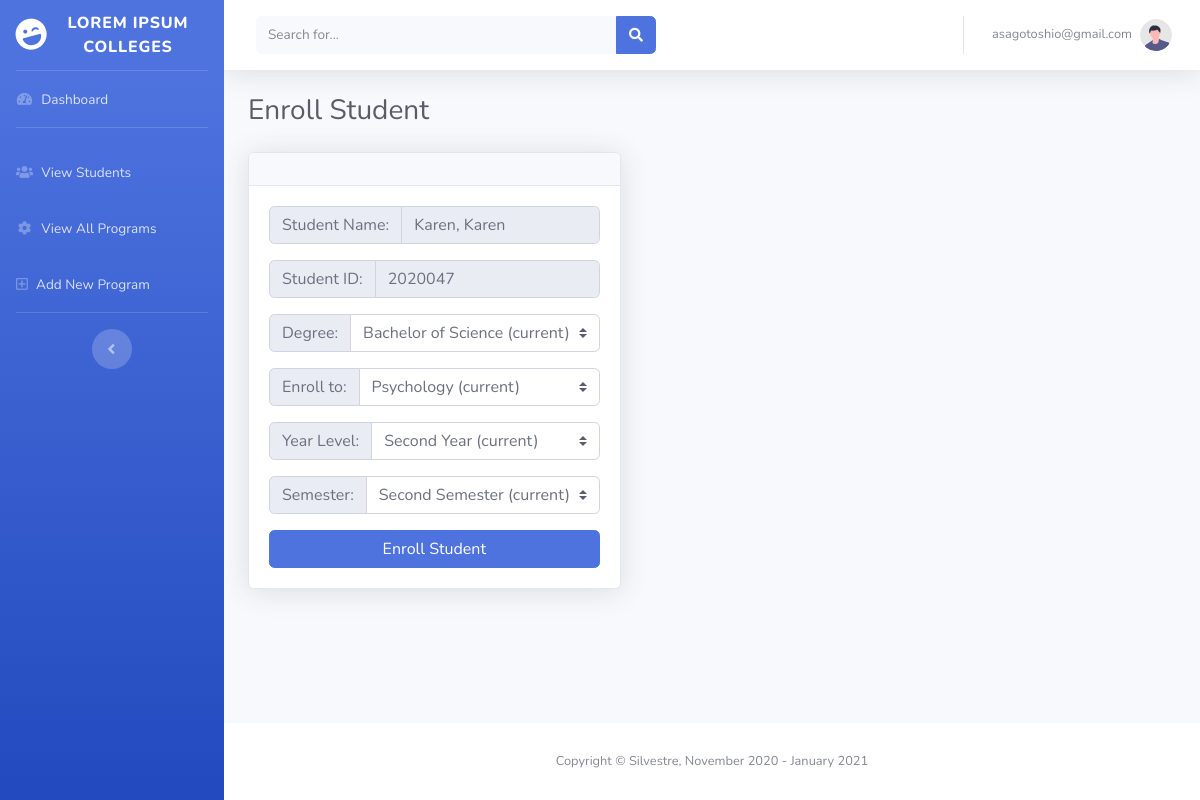
The app's page /admin/enroll.php?studentnumber=2020047 (signed in) with its own data.
### tables this page shows
CREATE TABLE `users` (
  `id` int(11) NOT NULL,
  `firstname` varchar(30) NOT NULL,
  `lastname` varchar(20) NOT NULL,
  `email_address` varchar(40) NOT NULL,
  `password` varchar(256) NOT NULL,
  `phonenumber` int(11) NOT NULL,
  `gender` varchar(20) NOT NULL,
  `birthday` varchar(20) NOT NULL,
  `address` varchar(70) NOT NULL,
  `degree` varchar(200) NOT NULL,
  `program` varchar(100) NOT NULL,
  `yearlevel` varchar(100) NOT NULL,
  `semester` varchar(100) NOT NULL
);

### admin/enroll.php (the view, shortened to what this page needs)
<!DOCTYPE html>
<html lang="en">
<?php
    include("connection.php");
?>
<head>
    <link href="vendor/fontawesome-free/css/all.min.css" rel="stylesheet" type="text/css">
    <link href="css/sb-admin-2.min.css" rel="stylesheet">
</head>
<body id="page-top">
    <div id="wrapper">
        <ul class="navbar-nav bg-gradient-primary sidebar sidebar-dark accordion" id="accordionSidebar">
            <a class="sidebar-brand d-flex align-items-center justify-content-center" href="index.php">
                <div class="sidebar-brand-icon rotate-n-15">
                    <i class="fas fa-laugh-wink"></i>
                </div>
                <div class="sidebar-brand-text mx-3">Lorem Ipsum Colleges</div>
            </a>
            <hr class="sidebar-divider my-0">
            <li class="nav-item">
                <a class="nav-link" href="index.php">
                    <i class="fas fa-fw fa-tachometer-alt"></i>
                    <span>Dashboard</span></a>
            </li>
            <hr class="sidebar-divider">
            <li class="nav-item">
                <a class="nav-link collapsed" href="viewstudents.php" aria-expanded="true" aria-controls="collapseTwo">
                    <i class="fas fa-fw fa-users"></i>
                    <span>View Students</span>
                </a>
                <a class="nav-link collapsed" href="viewprograms.php" aria-expanded="true" aria-controls="collapseTwo">
                    <i class="fas fa-fw fa-cog"></i>
                    <span>View All Programs</span>
                </a>
                <a class="nav-link collapsed" href="addprogram.php" aria-expanded="true" aria-controls="collapseTwo">
                    <i class="far fa-plus-square"></i>
                    <span>Add New Program</span>
                </a>
            </li>
            <hr class="sidebar-divider d-none d-md-block">
            <div class="text-center d-none d-md-inline">
                <button class="rounded-circle border-0" id="sidebarToggle"></button>
            </div>
        </ul>
        <div id="content-wrapper" class="d-flex flex-column">
            <div id="content">
                <nav class="navbar navbar-expand navbar-light bg-white topbar mb-4 static-top shadow">
                    <form
                        class="d-none d-sm-inline-block form-inline mr-auto ml-md-3 my-2 my-md-0 mw-100 navbar-search">
                        <div class="input-group">
                            <input type="text" class="form-control bg-light border-0 small" placeholder="Search for..."
                                aria-label="Search" aria-describedby="basic-addon2">
                            <div class="input-group-append">
                                <button class="btn btn-primary" type="button">
                                    <i class="fas fa-search fa-sm"></i>
                                </button>
                            </div>
                        </div>
                    </form>
                    <ul class="navbar-nav ml-auto">
                        <li class="nav-item dropdown no-arrow">
                            <a class="nav-link dropdown-toggle" href="#" id="userDropdown" role="button"
                                data-toggle="dropdown" aria-haspopup="true" aria-expanded="false">
                                <span class="mr-2 d-none d-lg-inline text-gray-600 small">
                                    <?php echo $_SESSION['email_address'];?>
                                </span>
                                <img class="img-profile rounded-circle"
                                    src="img/undraw_profile.svg">
                            </a>
                        </li>
                    </ul>
                </nav>
                <div class="container-fluid">
                    <h1 class="h3 mb-4 text-gray-800">Enroll Student</h1>
                    <div class="row">
                        <div class="col-lg-5">
                            <div class="card shadow mb-4">
                                <div class="card-header py-3">
                                </div>
                                <div class="card-body">
                                    <form method="POST" action="">
                                    <?php
                                        $studentNumber = $_GET['studentnumber'];
                                        $studentInfoSql = "SELECT * FROM users WHERE {$studentNumber} = id ";
                                        $studentResult = mysqli_query($connect, $studentInfoSql);
                                        while ($rowResult = mysqli_fetch_array($studentResult)) {
                                            $degree = $rowResult["degree"];
                                            $program = $rowResult["program"];
                                            $currentYearLevel = $rowResult["yearlevel"];
                                            $currentSemester = $rowResult["semester"];
                                    ?>
                                    <div class="input-group mb-3">
                                        <div class="input-group-prepend">
                                            <span class="input-group-text" id="">Student Name:</span>
                                        </div>
                                        <input type="text" class="form-control" value="<?php echo $rowResult["lastname"] . ", " . $rowResult["firstname"]; ?>"
                                            placeholder="" name="" id="" readonly>
                                    </div>
                                    <?php
                                        }
                                    ?>
                                    <div class="input-group mb-3">
                                        <div class="input-group-prepend">
                                            <span class="input-group-text" id="">Student ID:</span>
                                        </div>
                                        <input type="text" class="form-control" value="<?php echo $studentNumber ?>" placeholder="" name="" id="" readonly>
                                    </div>
                                    <div class="input-group mb-3">
                                        <div class="input-group-prepend">
                                            <label class="input-group-text" for="course">Degree:</label>
                                        </div>
                                        <select class="custom-select" id="degree" name="degree">
                                            <option value="<?php echo $degree; ?>" selected>
                                                <?php echo $degree . " (current)"; ?>
                                            </option>
                                        </select>
                                    </div>
                                    <div class="input-group mb-3">
                                        <div class="input-group-prepend">
                                            <label class="input-group-text" for="course">Enroll to:</label>
                                        </div>
                                        <select class="custom-select" id="course" name="course">
                                            <option value="<?php echo $program; ?>" selected>
                                                <?php echo $program . " (current)"; ?>
                                            </option>
                                        </select>
                                    </div>
                                    <div class="input-group mb-3">
                                        <div class="input-group-prepend">
                                            <label class="input-group-text" for="yearLevel">Year Level:</label>
                                        </div>
                                        <select class="custom-select" id="yearLevel" name="yearLevel">
                                            <option value="<?php echo $currentYearLevel; ?>" selected>
                                                <?php echo $currentYearLevel . " (current)"; ?>
                                            </option>
                                        </select>
                                    </div>
                                    <div class="input-group mb-3">
                                        <div class="input-group-prepend">
                                            <label class="input-group-text" for="semester">Semester:</label>
                                        </div>
                                        <select class="custom-select" id="semester" name="semester">
                                            <option value="<?php echo $currentSemester;?>" selected>
                                                <?php echo $currentSemester . " (current)";?>
                                            </option>
                                        </select>
                                    </div>
                                    <input type="submit" class="btn btn-primary btn-user btn-block" name="enroll" id="enroll" value="Enroll Student">
                                    </form>
                                </div>
                            </div>
                        </div>
                    </div>
                </div>
            </div>
            <footer class="sticky-footer bg-white">
                <div class="container my-auto">
                    <div class="copyright text-center my-auto">
                        <span>
                            Copyright &copy; Silvestre, November 2020 - <?php echo date("F") . " " . date("Y"); ?>
                        </span>
                    </div>
                </div>
            </footer>
        </div>
    </div>
</body>
</html>

### records on screen
users: lastname+firstname "Karen, Karen", degree "Bachelor of Science (current)", course "Psychology (current)", yearLevel "Second Year (current)", semester "Second Semester (current)"

### other values on screen
$_SESSION['email_address'] "asagotoshio@gmail.com"
